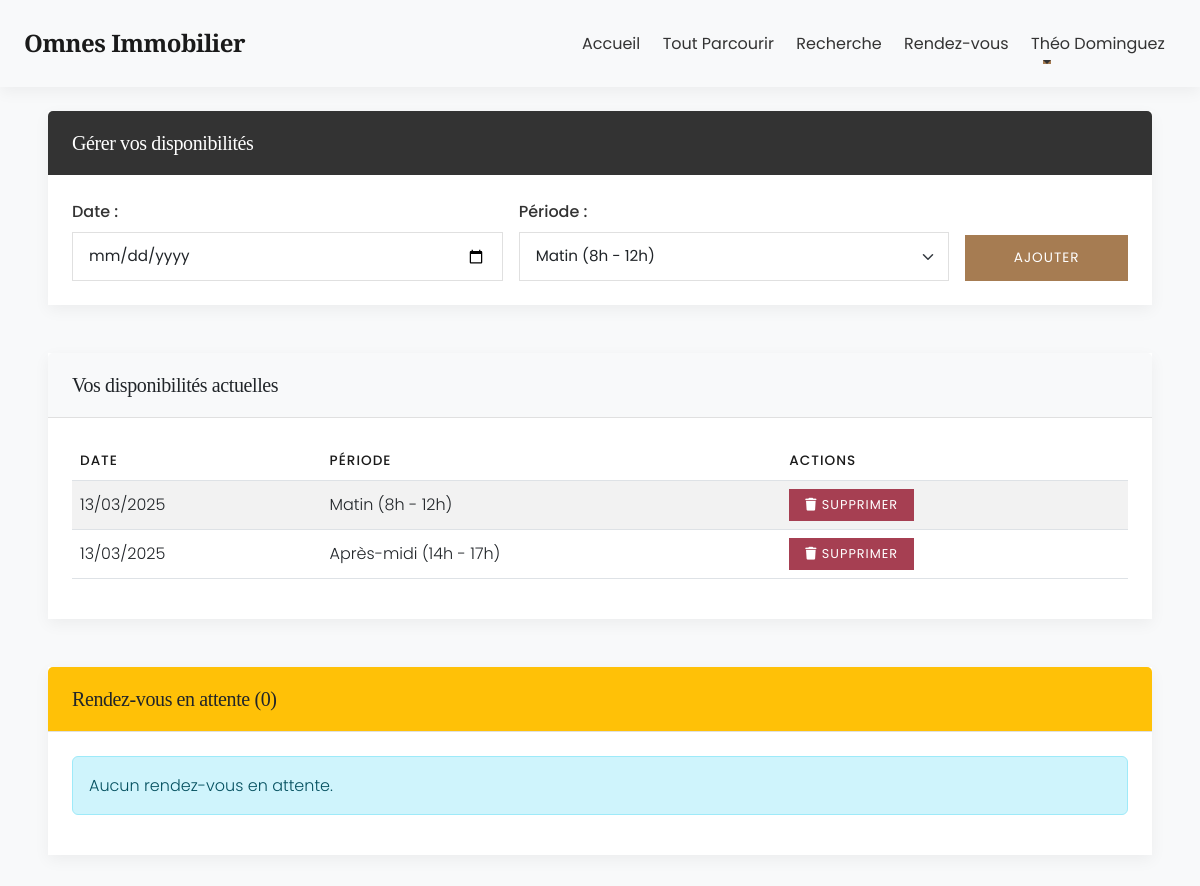
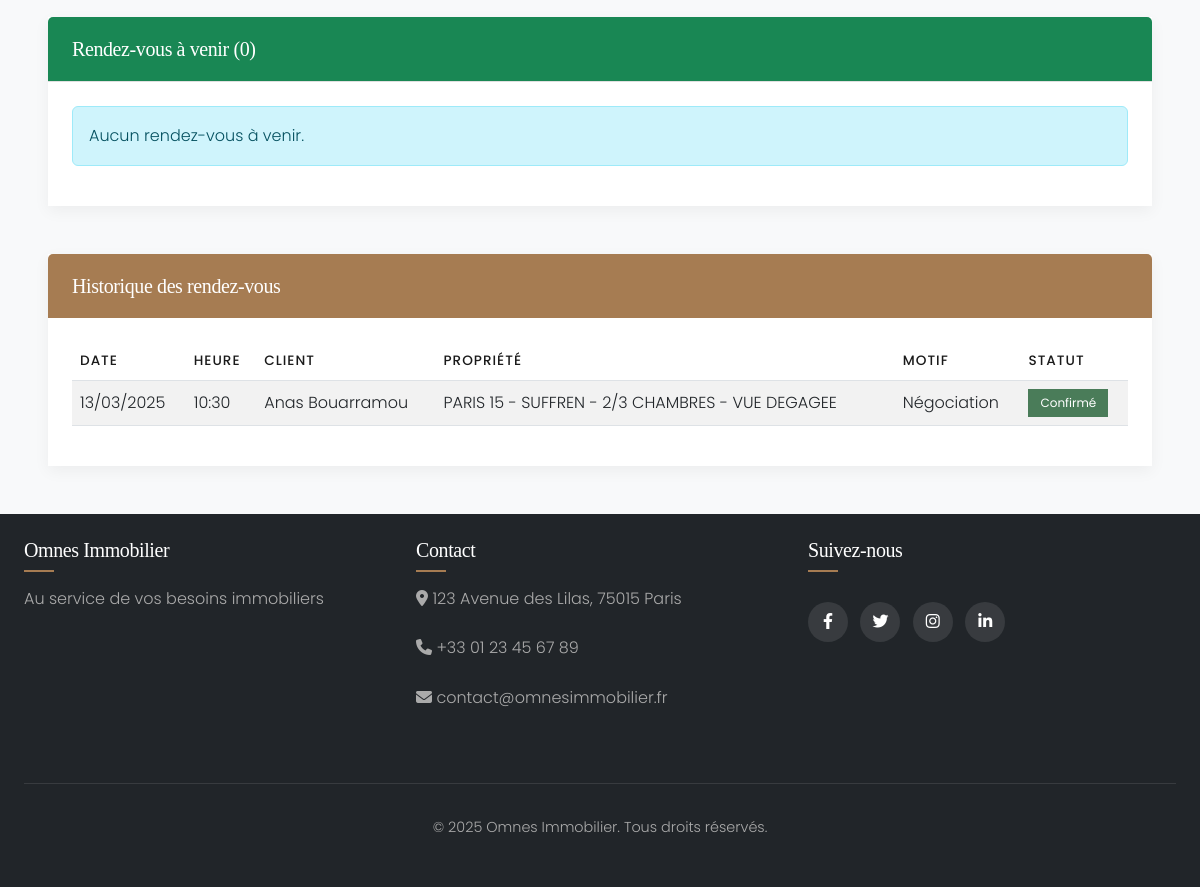
Screenshot of /agent-appointments.php (signed in) with the database file from the repository (2 pictures, top to bottom).
### tables this page shows
CREATE TABLE `Disponibilite` (
  `id_disponibilite` int NOT NULL,
  `id_agent` int NOT NULL,
  `jour` date NOT NULL,
  `heure_debut` time NOT NULL,
  `heure_fin` time NOT NULL,
  `statut` enum('disponible','indisponible','réservé') DEFAULT 'disponible'
);

CREATE TABLE `Rendez_Vous` (
  `id_rdv` int NOT NULL,
  `id_client` int NOT NULL,
  `id_agent` int NOT NULL,
  `id_propriete` int NOT NULL,
  `date` date NOT NULL,
  `heure` time NOT NULL,
  `motif` text,
  `statut` enum('confirmé','annulé','en attente') DEFAULT 'en attente',
  `commentaire` text
);

CREATE TABLE `Utilisateur` (
  `id_utilisateur` int NOT NULL,
  `email` varchar(100) NOT NULL,
  `mot_de_passe` varchar(255) NOT NULL,
  `nom` varchar(50) NOT NULL,
  `prenom` varchar(50) NOT NULL,
  `telephone` varchar(20) DEFAULT NULL,
  `date_inscription` datetime DEFAULT CURRENT_TIMESTAMP,
  `type_utilisateur` enum('client','agent','admin') NOT NULL,
  `statut` enum('actif','inactif') DEFAULT 'actif'
);

CREATE TABLE `Propriete` (
  `id_propriete` int NOT NULL,
  `titre` varchar(255) NOT NULL,
  `description` text,
  `prix` decimal(10,2) NOT NULL,
  `surface` decimal(10,2) DEFAULT NULL,
  `nb_pieces` int DEFAULT NULL,
  `nb_chambres` int DEFAULT NULL,
  `nb_salles_bain` int DEFAULT NULL,
  `etage` int DEFAULT NULL,
  `balcon` tinyint(1) DEFAULT '0',
  `parking` tinyint(1) DEFAULT '0',
  `ascenseur` tinyint(1) DEFAULT '0',
  `adresse` varchar(255) NOT NULL,
  `ville` varchar(100) NOT NULL,
  `code_postal` varchar(20) NOT NULL,
  `pays` varchar(50) NOT NULL,
  `statut` enum('disponible','vendu','loué') DEFAULT 'disponible',
  `type_propriete` enum('résidentiel','commercial','terrain','location') NOT NULL,
  `date_ajout` datetime DEFAULT CURRENT_TIMESTAMP,
  `id_agent` int NOT NULL
);

### agent-appointments.php (the view, shortened to what the rows shown need)
<?php
require_once BASE_PATH . 'config/init.php';
require_once BASE_PATH . 'classes/Agent.php';
require_once BASE_PATH . 'classes/Appointment.php';
include BASE_PATH . 'includes/header.php';
$agent = new Agent();
$appointment = new Appointment();
$agent_info = $agent->getAgentByUserId($_SESSION['user_id']);
$availabilities = $agent->getAvailabilities($agent_info->id_agent);
$pending_appointments = $appointment->getPendingAppointments($agent_info->id_agent);
$upcoming_appointments = [];
$past_appointments = [];
$all_appointments = $appointment->getAgentAppointments($agent_info->id_agent);
$today = date('Y-m-d');
foreach ($all_appointments as $rdv) {
    if ($rdv->statut == 'annulé') {
        $past_appointments[] = $rdv;
    } elseif ($rdv->date > $today || ($rdv->date == $today && strtotime($rdv->heure) > time())) {
        $upcoming_appointments[] = $rdv;
    } else {
        $past_appointments[] = $rdv;
    }
}
?>
<div class="container mt-4">
    <section class="agent-availabilities mb-5" data-aos="fade-up">
        <div class="card">
            <div class="card-header bg-primary text-white">
                <h2 class="h5 mb-0">Gérer vos disponibilités</h2>
            </div>
        </div>
    </section>
    <section class="current-availabilities mb-5" data-aos="fade-up">
        <div class="card">
            <div class="card-header bg-light">
                <h2 class="h5 mb-0">Vos disponibilités actuelles</h2>
            </div>
            <div class="card-body">
                <?php if (!empty($availabilities)) : ?>
                    <div class="table-responsive">
                        <table class="table table-striped">
                            <thead>
                                <tr>
                                    <th>Date</th>
                                    <th>Période</th>
                                    <th>Actions</th>
                                </tr>
                            </thead>
                            <tbody>
                                <?php foreach ($availabilities as $avail) : ?>
                                    <tr>
                                        <td><?= htmlspecialchars(format_date($avail->jour)) ?></td>
                                        <td>
                                            <?php if (substr($avail->heure_debut, 0, 2) === '08') : ?>
                                                Matin (8h - 12h)
                                            <?php elseif (substr($avail->heure_debut, 0, 2) === '14') : ?>
                                                Après-midi (14h - 17h)
                                            <?php else : ?>
                                                <?= htmlspecialchars($avail->heure_debut) ?> - <?= htmlspecialchars($avail->heure_fin) ?>
                                            <?php endif; ?>
                                        </td>
                                        <td>
                                            <form method="post" class="d-inline">
                                                <button type="submit" name="delete_availability" class="btn btn-sm btn-danger" onclick="return confirm('Êtes-vous sûr de vouloir supprimer cette disponibilité ?')">
                                                    <i class="fas fa-trash"></i> Supprimer
                                                </button>
                                            </form>
                                        </td>
                                    </tr>
                                <?php endforeach; ?>
                            </tbody>
                        </table>
                    </div>
                <?php else : ?>
                    <div class="alert alert-info">
                        Aucune disponibilité enregistrée. Veuillez ajouter des créneaux pour permettre aux clients de prendre rendez-vous avec vous.
                    </div>
                <?php endif; ?>
            </div>
        </div>
    </section>
    <section class="pending-appointments mb-5" data-aos="fade-up">
        <div class="card">
            <div class="card-header bg-warning text-dark">
                <h2 class="h5 mb-0">Rendez-vous en attente (<?= count($pending_appointments) ?>)</h2>
            </div>
        </div>
    </section>
    <section class="upcoming-appointments mb-5" data-aos="fade-up">
        <div class="card">
            <div class="card-header bg-success text-white">
                <h2 class="h5 mb-0">Rendez-vous à venir (<?= count($upcoming_appointments) ?>)</h2>
            </div>
        </div>
    </section>
    <section class="past-appointments" data-aos="fade-up">
        <div class="card">
            <div class="card-header bg-secondary text-white">
                <h2 class="h5 mb-0">Historique des rendez-vous</h2>
            </div>
            <div class="card-body">
                <?php if (!empty($past_appointments)) : ?>
                    <div class="table-responsive">
                        <table class="table table-striped">
                            <thead>
                                <tr>
                                    <th>Date</th>
                                    <th>Heure</th>
                                    <th>Client</th>
                                    <th>Propriété</th>
                                    <th>Motif</th>
                                    <th>Statut</th>
                                </tr>
                            </thead>
                            <tbody>
                                <?php foreach ($past_appointments as $rdv) : ?>
                                    <tr>
                                        <td><?= htmlspecialchars(format_date($rdv->date)) ?></td>
                                        <td><?= htmlspecialchars(format_time($rdv->heure)) ?></td>
                                        <td><?= htmlspecialchars($rdv->client_prenom . ' ' . $rdv->client_nom) ?></td>
                                        <td><?= htmlspecialchars($rdv->propriete_titre) ?></td>
                                        <td><?= htmlspecialchars($rdv->motif) ?></td>
                                        <td>
                                            <span class="badge bg-<?= $rdv->statut === 'confirmé' ? 'success' : ($rdv->statut === 'annulé' ? 'danger' : 'warning') ?>">
                                                <?= ucfirst($rdv->statut) ?>
                                            </span>
                                        </td>
                                    </tr>
                                <?php endforeach; ?>
                            </tbody>
                        </table>
                    </div>
                <?php else : ?>
                    <div class="alert alert-info">
                        Aucun historique de rendez-vous.
                    </div>
                <?php endif; ?>
            </div>
        </div>
    </section>
</div>
<?php include BASE_PATH . 'includes/footer.php'; ?>

### rows the page displays
disponibilite: jour "13/03/2025", heure_debut "Matin (8h - 12h)"
disponibilite: jour "13/03/2025", heure_debut "Après-midi (14h - 17h)"
rendez_vous: date "13/03/2025", heure "10:30", utilisateur.prenom+nom "Anas Bouarramou", id_propriete.titre "PARIS 15 - SUFFREN - 2/3 CHAMBRES - VUE DEGAGEE", motif "Négociation", statut "Confirmé"

### other values shown
$_SESSION['user_name'] "Théo Dominguez"
count($pending_appointments) "0"
count($upcoming_appointments) "0"
